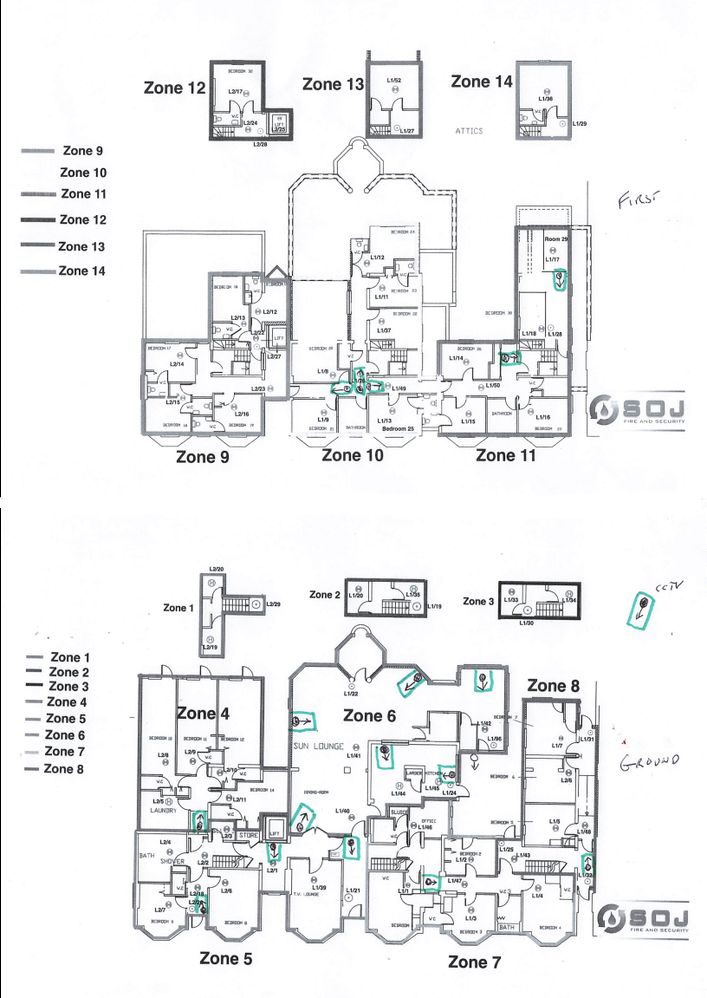
#> input picture carehome_map.png, 707 x 998 px, shrunk from 816 x 1151 before the run
$ python sonar_display.py
#> lines starting #> are read from the running program, lines starting #| are printed output that depends on the picture; after the words box and inside, x2 and y2 are one past the last pixel; in counts of white or black regions, pixels touching at a corner belong together
#> further down, rooms is the input picture: shape (998, 707, 3); mean B, G, R 240.7, 239.8, 239.2
"""Visualisation for input sonars"""

from cv2 import imread, rectangle, addWeighted
from matplotlib.pyplot import show, imshow
from numpy import ndarray

def annotate_image(sensor_numbers:list[int], image:ndarray, annotation_colour:tuple[int,int,int], relative_coordinates=list[tuple[float,float,float,float]]) -> ndarray:
    """iterate through each room and if sensor is on draw a rectangle on that room's coordinates"""
#> called with annotation_colour = (255, 0, 12)
    rooms_annotated = image.copy()
    max_width,max_height,_ = rooms_annotated.shape
#> max_width = 998; max_height = 707
    for sensor_value,relative_coord in zip(sensor_numbers,relative_coordinates):
        if not sensor_value:
            continue
        absolute_width_start = int(relative_coord['width']['start']* max_width)
        absolute_width_end = int(relative_coord['width']['end']*max_width)
        absolute_height_start = int(relative_coord['height']['start']*max_height)
        absolute_height_end = int(relative_coord['height']['end']*max_height)
        start_coordinates = (absolute_width_start, absolute_height_start)
        end_coordinates = (absolute_width_end, absolute_height_end)
        rectangle(rooms_annotated, start_coordinates, end_coordinates, annotation_colour, -1)
#> this loop made 14 passes
#> (absolute_width_start, absolute_width_end, absolute_height_start, absolute_height_end, start_coordinates, end_coordinates) on passes 1 to 12: (449, 499, 848, 883, (449, 848), (499, 883)), (179, 229, 848, 883, (179, 848), (229, 883)), (518, 578, 742, 777, (518, 742), (578, 777)), (349, 399, 742, 777, (349, 742), (399, 777)), (179, 229, 742, 777, (179, 742), (229, 777)), (209, 259, 70, 106, (209, 70), (259, 106)), (369, 419, 70, 106, (369, 70), (419, 106)), (518, 568, 70, 106, (518, 70), (568, 106)), (199, 249, 353, 388, (199, 353), (249, 388)), (518, 568, 353, 388, (518, 353), (568, 388)), (349, 399, 353, 388, (349, 353), (399, 388)), (199, 219, 600, 636, (199, 600), (219, 636))
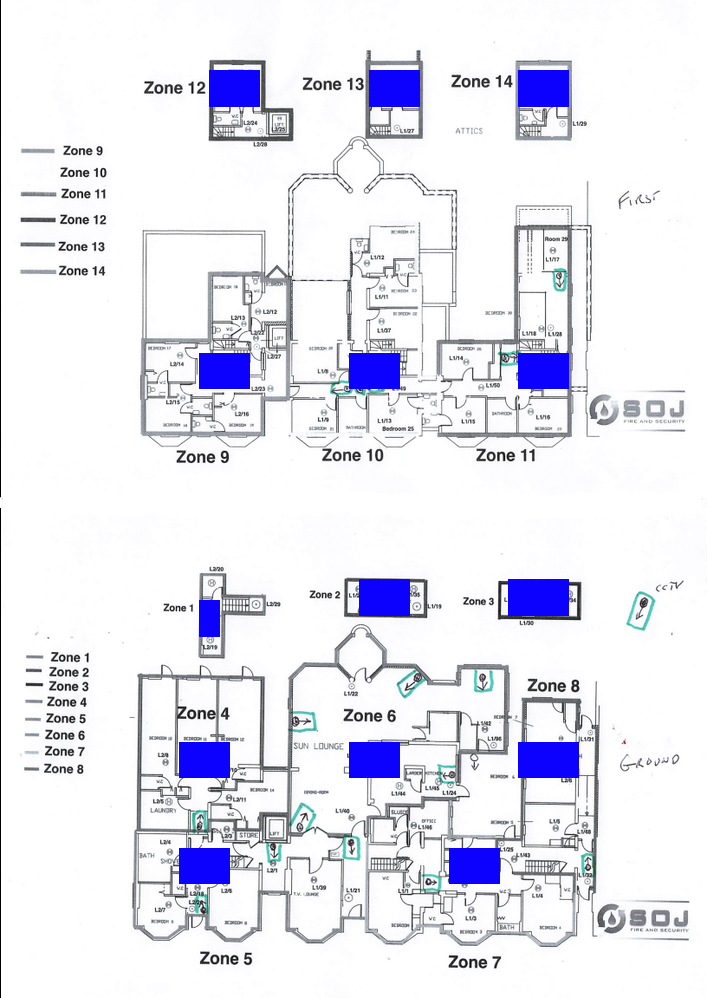
#> rooms_annotated: shape (998, 707, 3); 3.63% of pixels changed, all inside (x1, y1, x2, y2) = (179, 70, 579, 884)
    return addWeighted(image, 0.5, rooms_annotated, 0.5, 1.0)
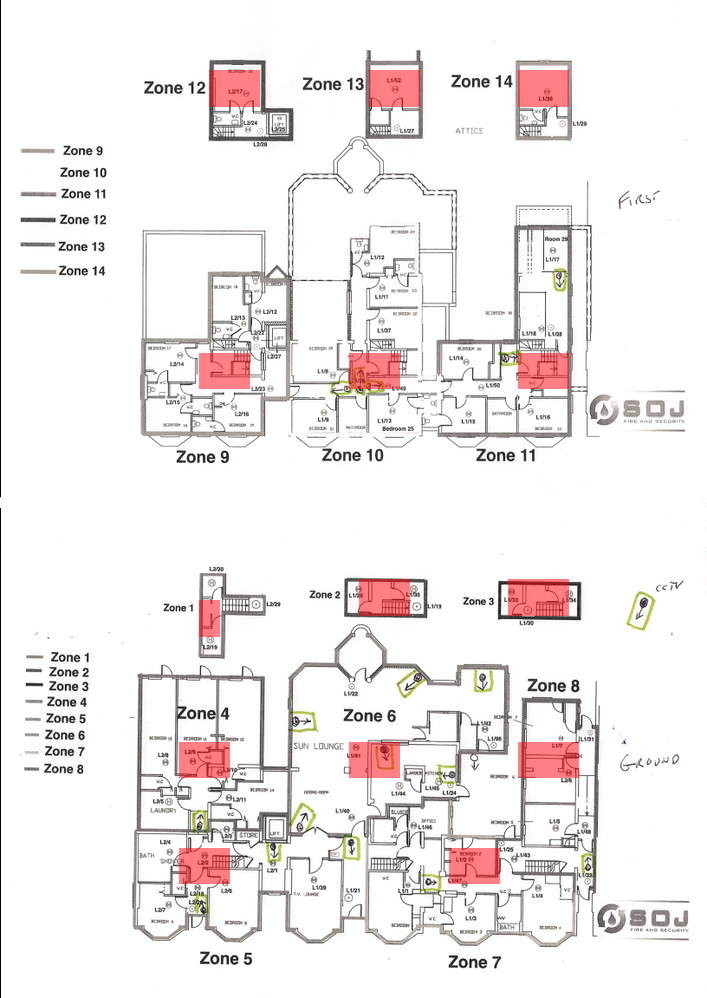
#> returned value: shape (998, 707, 3); mean of channels 0, 1, 2 241.7, 236.3, 236; drawn as R, G, B
    return rooms_annotated


rooms = imread("carehome_map.png")
coordinates = [
    dict(
        width=dict(
            start=0.45,
            end=0.5
        ),
        height=dict(
            start=1.2,
            end=1.25
        )
    ),
    dict(
        width=dict(
            start=0.18,
            end=0.23
        ),
        height=dict(
            start=1.2,
            end=1.25
        )
    ),
    dict(
        width=dict(
            start=0.52,
            end=0.58
        ),
        height=dict(
            start=1.05,
            end=1.1
        )
    ),
    dict(
        width=dict(
            start=0.35,
            end=0.4
        ),
        height=dict(
            start=1.05,
            end=1.1
        )
    ),
    dict(
        width=dict(
            start=0.18,
            end=0.23
        ),
        height=dict(
            start=1.05,
            end=1.1
        )
    ),
    dict(
        width=dict(
            start=0.21,
            end=0.26
        ),
        height=dict(
            start=0.1,
            end=0.15
        )
    ),
    dict(
        width=dict(
            start=0.37,
            end=0.42
        ),
        height=dict(
            start=0.1,
            end=0.15
        )
    ),
    dict(
        width=dict(
            start=0.52,
            end=0.57
        ),
        height=dict(
            start=0.1,
            end=0.15
        )
    ),
    dict(
        width=dict(
            start=0.2,
            end=0.25
        ),
        height=dict(
            start=0.5,
            end=0.55
        )
     ),
    dict(
        width=dict(
            start=0.52,
            end=0.57
        ),
        height=dict(
            start=0.5,
            end=0.55
        )
    ),
    dict(
        width=dict(
            start=0.35,
            end=0.4
        ),
        height=dict(
            start=0.5,
            end=0.55
        )
    ),
    dict(
        width=dict(
            start=0.2,
            end=0.22
        ),
        height=dict(
            start=0.85,
            end=0.9
        )
    ),
    dict(
        width=dict(
            start=0.36,
            end=0.41
        ),
        height=dict(
            start=0.82,
            end=0.87
        )
    ),
    dict(
        width=dict(
            start=0.51,
            end=0.57
        ),
        height=dict(
            start=0.82,
            end=0.87
        )
    )
]
rooms_annotated = annotate_image(
    sensor_numbers=[1,1,1,1,1,1,1,1,1,1,1,1,1,1,1],
    image=rooms,
    relative_coordinates=coordinates,
    annotation_colour=(255,0,12)
)
imshow(rooms_annotated)
show()

$ run again, with NOT.png copied over carehome_map.png
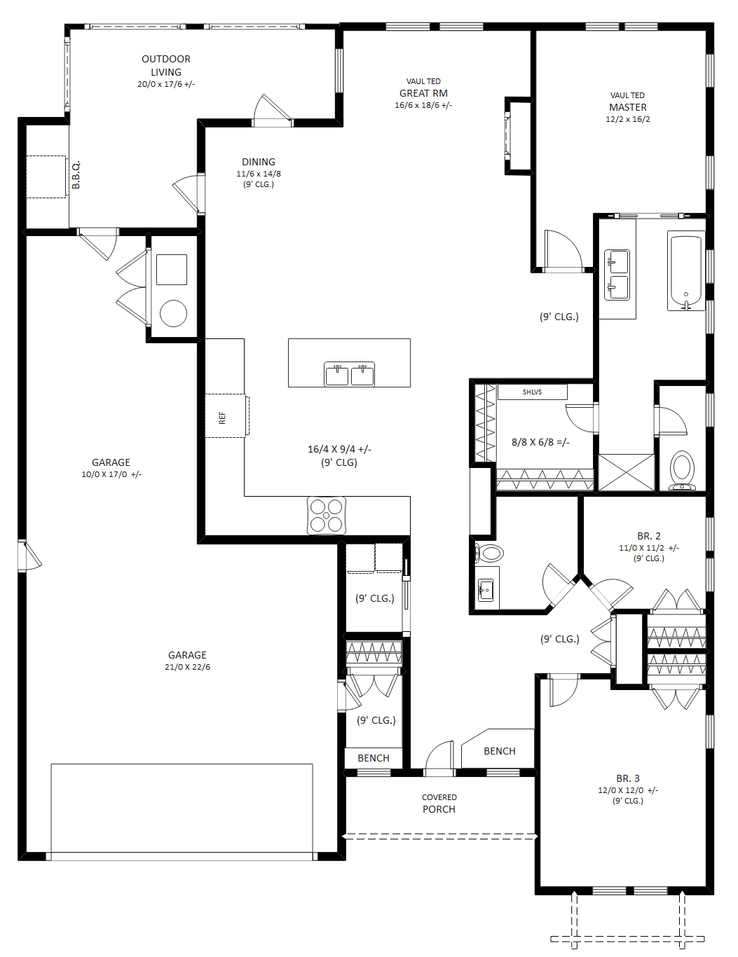
#> input picture NOT.png, 738 x 957 px, shrunk from 1053 x 1366 before the run
#> rooms is the input picture: shape (957, 738, 3); mean B, G, R 236.2, 236.2, 236.2
#> the loop in annotate_image, `for sensor_value,relative_coord in zip(sensor_numbers,relative_coordin..` made 14 passes
#> (absolute_width_start, absolute_width_end, absolute_height_start, absolute_height_end, start_coordinates, end_coordinates) on passes 1 to 8: (430, 478, 885, 922, (430, 885), (478, 922)), (172, 220, 885, 922, (172, 885), (220, 922)), (497, 555, 774, 811, (497, 774), (555, 811)), (334, 382, 774, 811, (334, 774), (382, 811)), (172, 220, 774, 811, (172, 774), (220, 811)), (200, 248, 73, 110, (200, 73), (248, 110)), (354, 401, 73, 110, (354, 73), (401, 110)), (497, 545, 73, 110, (497, 73), (545, 110))
#> after the loop in annotate_image, `for sensor_value,relative_coord in zip(sensor_numbers,relative_coordin..`:
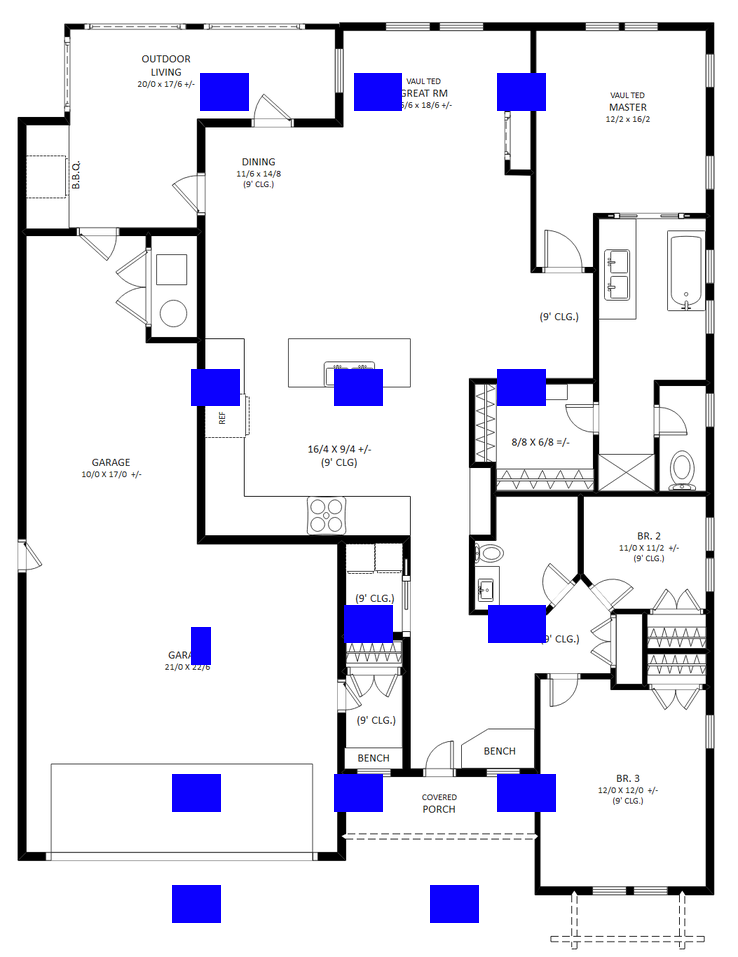
#> rooms_annotated: shape (957, 738, 3); 3.61% of pixels changed, all inside (x1, y1, x2, y2) = (172, 73, 556, 923)
#> in annotate_image, `return addWeighted(image, 0.5, rooms_annotated, 0.5, 1.0)`:
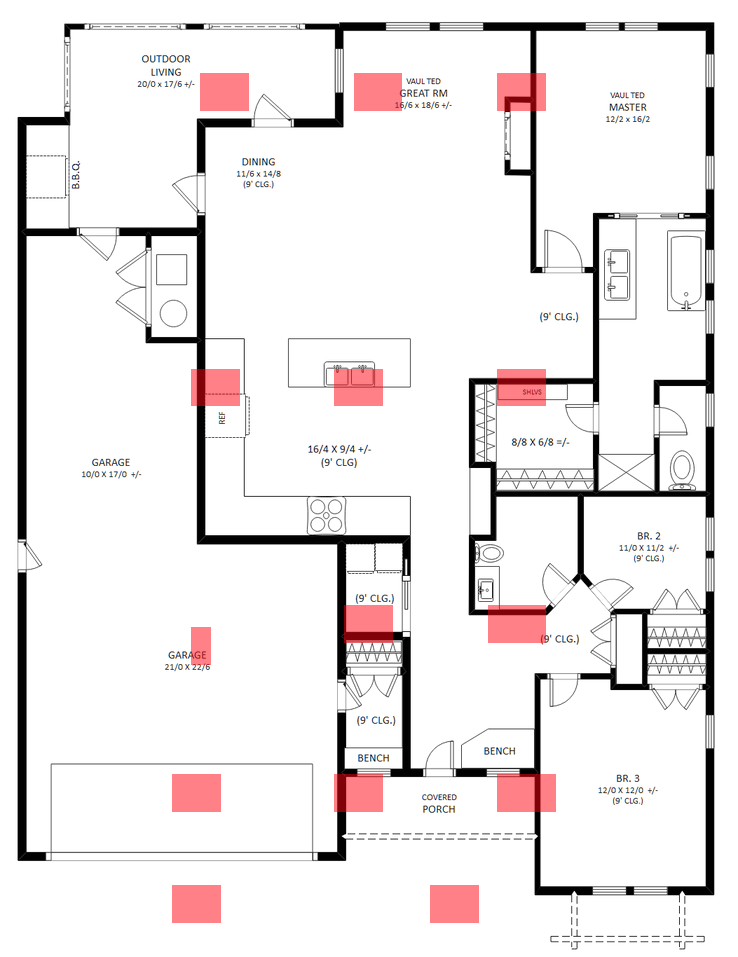
#> returned value: shape (957, 738, 3); mean of channels 0, 1, 2 236.9, 232.3, 232.5; drawn as R, G, B
